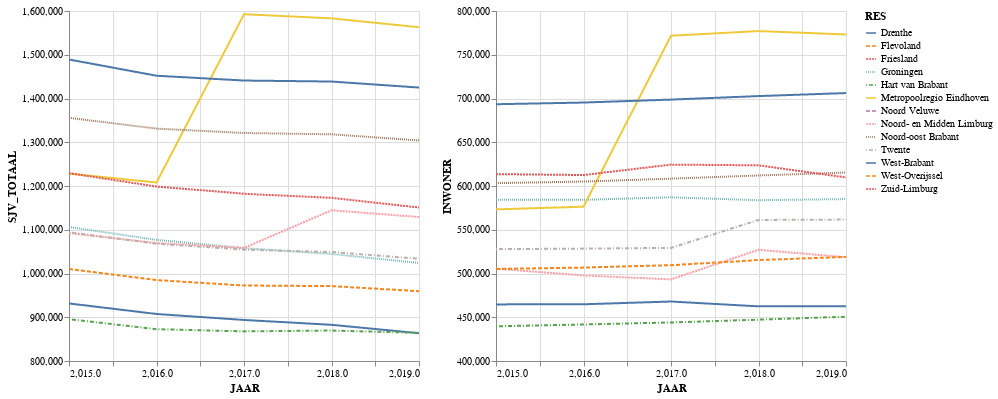

Source (notebook cell):
### Code cell
#adjust limits and clip data

verbruik = alt.Chart(df15_19_RES).mark_line(clip=True).encode(
                     alt.X('JAAR'),
                     alt.Y('SJV_TOTAAL',scale=alt.Scale(domain=(800000, 1600000))),
                     color='RES:N',
                     strokeDash='RES:N',).properties(width=350,height=350)
    
inwoners = alt.Chart(df15_19_RES).mark_line(clip=True).encode(
                     alt.X('JAAR'),
                     alt.Y('INWONER',scale=alt.Scale(domain=(400000, 800000))),
                     color='RES:N',
                     strokeDash='RES:N',).properties(width=350,height=350)
verbruik | inwoners

### Figure 1 — Vega-Lite specification as saved in the notebook (floating-point values rounded to 4 significant figures)
{"config": {"view": {"continuousWidth": 400, "continuousHeight": 300}}, "hconcat": [{"mark": {"type": "line", "clip": true}, "encoding": {"color": {"type": "nominal", "field": "RES"}, "strokeDash": {"type": "nominal", "field": "RES"}, "x": {"type": "quantitative", "field": "JAAR"}, "y": {"type": "quantitative", "field": "SJV_TOTAAL", "scale": {"domain": [800000, 1600000]}}}, "height": 350, "width": 350}, {"mark": {"type": "line", "clip": true}, "encoding": {"color": {"type": "nominal", "field": "RES"}, "strokeDash": {"type": "nominal", "field": "RES"}, "x": {"type": "quantitative", "field": "JAAR"}, "y": {"type": "quantitative", "field": "INWONER", "scale": {"domain": [400000, 800000]}}}, "height": 350, "width": 350}], "data": {"name": "data-59319307a5895165e755017e6adf8c1c"}, "$schema": "https://vega.github.io/schema/vega-lite/v4.8.1.json", "datasets": {"data-59319307a5895165e755017e6adf8c1c": [{"JAAR": 2015, "RES": "Drenthe", "SJV_TOTAAL": 931600.0, "INWONER": 464700.0, "AANSLUITINGEN_AANTAL": 203534}, {"JAAR": 2015, "RES": "Flevoland", "SJV_TOTAAL": 141300.0, "INWONER": 66180.0, "AANSLUITINGEN_AANTAL": 26621}, {"JAAR": 2015, "RES": "Friesland", "SJV_TOTAAL": 171800.0, "INWONER": 102600.0, "AANSLUITINGEN_AANTAL": 49011}, {"JAAR": 2015, "RES": "Groningen", "SJV_TOTAAL": 1106000.0, "INWONER": 584200.0, "AANSLUITINGEN_AANTAL": 275230}, {"JAAR": 2015, "RES": "Hart van Brabant", "SJV_TOTAAL": 895500.0, "INWONER": 439600.0, "AANSLUITINGEN_AANTAL": 195092}, {"JAAR": 2015, "RES": "Metropoolregio Eindhoven", "SJV_TOTAAL": 1228000.0, "INWONER": 573300.0, "AANSLUITINGEN_AANTAL": 236728}, {"JAAR": 2015, "RES": "Noord Veluwe", "SJV_TOTAAL": 248.0, "INWONER": 10430.0, "AANSLUITINGEN_AANTAL": 28}, {"JAAR": 2015, "RES": "Noord- en Midden Limburg", "SJV_TOTAAL": 1093000.0, "INWONER": 505500.0, "AANSLUITINGEN_AANTAL": 217564}, {"JAAR": 2015, "RES": "Noord-oost Brabant", "SJV_TOTAAL": 1356000.0, "INWONER": 603200.0, "AANSLUITINGEN_AANTAL": 264349}, {"JAAR": 2015, "RES": "Twente", "SJV_TOTAAL": 1094000.0, "INWONER": 527800.0, "AANSLUITINGEN_AANTAL": 224285}, {"JAAR": 2015, "RES": "West-Brabant", "SJV_TOTAAL": 1489000.0, "INWONER": 693400.0, "AANSLUITINGEN_AANTAL": 316903}, {"JAAR": 2015, "RES": "West-Overijssel", "SJV_TOTAAL": 1010000.0, "INWONER": 505200.0, "AANSLUITINGEN_AANTAL": 217363}, {"JAAR": 2015, "RES": "Zuid-Limburg", "SJV_TOTAAL": 1229000.0, "INWONER": 613500.0, "AANSLUITINGEN_AANTAL": 295606}, {"JAAR": 2016, "RES": "Drenthe", "SJV_TOTAAL": 907500.0, "INWONER": 464800.0, "AANSLUITINGEN_AANTAL": 204109}, {"JAAR": 2016, "RES": "Friesland", "SJV_TOTAAL": 983.0, "INWONER": 5170.0, "AANSLUITINGEN_AANTAL": 162}, {"JAAR": 2016, "RES": "Groningen", "SJV_TOTAAL": 1077000.0, "INWONER": 584200.0, "AANSLUITINGEN_AANTAL": 276117}, {"JAAR": 2016, "RES": "Hart van Brabant", "SJV_TOTAAL": 872800.0, "INWONER": 441800.0, "AANSLUITINGEN_AANTAL": 195378}, {"JAAR": 2016, "RES": "Metropoolregio Eindhoven", "SJV_TOTAAL": 1208000.0, "INWONER": 576400.0, "AANSLUITINGEN_AANTAL": 237965}, {"JAAR": 2016, "RES": "Noord Veluwe", "SJV_TOTAAL": 241.0, "INWONER": 10380.0, "AANSLUITINGEN_AANTAL": 27}, {"JAAR": 2016, "RES": "Noord- en Midden Limburg", "SJV_TOTAAL": 1070000.0, "INWONER": 497800.0, "AANSLUITINGEN_AANTAL": 218069}, {"JAAR": 2016, "RES": "Noord-oost Brabant", "SJV_TOTAAL": 1331000.0, "INWONER": 605100.0, "AANSLUITINGEN_AANTAL": 265835}, {"JAAR": 2016, "RES": "Twente", "SJV_TOTAAL": 1068000.0, "INWONER": 528400.0, "AANSLUITINGEN_AANTAL": 225006}, {"JAAR": 2016, "RES": "West-Brabant", "SJV_TOTAAL": 1452000.0, "INWONER": 695400.0, "AANSLUITINGEN_AANTAL": 317349}, {"JAAR": 2016, "RES": "West-Overijssel", "SJV_TOTAAL": 984900.0, "INWONER": 506800.0, "AANSLUITINGEN_AANTAL": 218125}, {"JAAR": 2016, "RES": "Zuid-Limburg", "SJV_TOTAAL": 1199000.0, "INWONER": 612600.0, "AANSLUITINGEN_AANTAL": 295941}, {"JAAR": 2017, "RES": "Drenthe", "SJV_TOTAAL": 893800.0, "INWONER": 468000.0, "AANSLUITINGEN_AANTAL": 205249}, {"JAAR": 2017, "RES": "Friesland", "SJV_TOTAAL": 950.0, "INWONER": 5165.0, "AANSLUITINGEN_AANTAL": 162}, {"JAAR": 2017, "RES": "Groningen", "SJV_TOTAAL": 1058000.0, "INWONER": 587100.0, "AANSLUITINGEN_AANTAL": 277162}, {"JAAR": 2017, "RES": "Hart van Brabant", "SJV_TOTAAL": 867700.0, "INWONER": 444000.0, "AANSLUITINGEN_AANTAL": 198079}, {"JAAR": 2017, "RES": "Metropoolregio Eindhoven", "SJV_TOTAAL": 1593000.0, "INWONER": 771700.0, "AANSLUITINGEN_AANTAL": 348635}, {"JAAR": 2017, "RES": "Noord Veluwe", "SJV_TOTAAL": 233.0, "INWONER": 10420.0, "AANSLUITINGEN_AANTAL": 27}, {"JAAR": 2017, "RES": "Noord- en Midden Limburg", "SJV_TOTAAL": 1058000.0, "INWONER": 493300.0, "AANSLUITINGEN_AANTAL": 219493}, {"JAAR": 2017, "RES": "Noord-oost Brabant", "SJV_TOTAAL": 1321000.0, "INWONER": 608400.0, "AANSLUITINGEN_AANTAL": 268771}, {"JAAR": 2017, "RES": "Twente", "SJV_TOTAAL": 1055000.0, "INWONER": 529300.0, "AANSLUITINGEN_AANTAL": 226934}, {"JAAR": 2017, "RES": "West-Brabant", "SJV_TOTAAL": 1441000.0, "INWONER": 698800.0, "AANSLUITINGEN_AANTAL": 321525}, {"JAAR": 2017, "RES": "West-Overijssel", "SJV_TOTAAL": 972600.0, "INWONER": 509500.0, "AANSLUITINGEN_AANTAL": 220340}, {"JAAR": 2017, "RES": "Zuid-Limburg", "SJV_TOTAAL": 1182000.0, "INWONER": 624400.0, "AANSLUITINGEN_AANTAL": 297505}, {"JAAR": 2018, "RES": "Drenthe", "SJV_TOTAAL": 882700.0, "INWONER": 462400.0, "AANSLUITINGEN_AANTAL": 207023}, {"JAAR": 2018, "RES": "Friesland", "SJV_TOTAAL": 947.0, "INWONER": 14440.0, "AANSLUITINGEN_AANTAL": 167}, {"JAAR": 2018, "RES": "Groningen", "SJV_TOTAAL": 1045000.0, "INWONER": 583700.0, "AANSLUITINGEN_AANTAL": 280139}, {"JAAR": 2018, "RES": "Hart van Brabant", "SJV_TOTAAL": 869700.0, "INWONER": 447300.0, "AANSLUITINGEN_AANTAL": 201337}, {"JAAR": 2018, "RES": "Metropoolregio Eindhoven", "SJV_TOTAAL": 1583000.0, "INWONER": 777100.0, "AANSLUITINGEN_AANTAL": 353397}, {"JAAR": 2018, "RES": "Noord Veluwe", "SJV_TOTAAL": 240.0, "INWONER": 10500.0, "AANSLUITINGEN_AANTAL": 27}, {"JAAR": 2018, "RES": "Noord- en Midden Limburg", "SJV_TOTAAL": 1144000.0, "INWONER": 527100.0, "AANSLUITINGEN_AANTAL": 242780}, {"JAAR": 2018, "RES": "Noord-oost Brabant", "SJV_TOTAAL": 1318000.0, "INWONER": 612000.0, "AANSLUITINGEN_AANTAL": 272586}, {"JAAR": 2018, "RES": "Twente", "SJV_TOTAAL": 1049000.0, "INWONER": 561200.0, "AANSLUITINGEN_AANTAL": 229705}, {"JAAR": 2018, "RES": "West-Brabant", "SJV_TOTAAL": 1439000.0, "INWONER": 702800.0, "AANSLUITINGEN_AANTAL": 325482}, {"JAAR": 2018, "RES": "West-Overijssel", "SJV_TOTAAL": 971200.0, "INWONER": 515400.0, "AANSLUITINGEN_AANTAL": 223193}, {"JAAR": 2018, "RES": "Zuid-Limburg", "SJV_TOTAAL": 1173000.0, "INWONER": 623600.0, "AANSLUITINGEN_AANTAL": 300199}, {"JAAR": 2019, "RES": "Drenthe", "SJV_TOTAAL": 863500.0, "INWONER": 462700.0, "AANSLUITINGEN_AANTAL": 208000}, {"JAAR": 2019, "RES": "Friesland", "SJV_TOTAAL": 936.0, "INWONER": 14490.0, "AANSLUITINGEN_AANTAL": 167}, {"JAAR": 2019, "RES": "Groningen", "SJV_TOTAAL": 1024000.0, "INWONER": 585100.0, "AANSLUITINGEN_AANTAL": 281197}, {"JAAR": 2019, "RES": "Hart van Brabant", "SJV_TOTAAL": 864300.0, "INWONER": 450600.0, "AANSLUITINGEN_AANTAL": 203453}, {"JAAR": 2019, "RES": "Metropoolregio Eindhoven", "SJV_TOTAAL": 1563000.0, "INWONER": 773200.0, "AANSLUITINGEN_AANTAL": 356743}, {"JAAR": 2019, "RES": "Noord Veluwe", "SJV_TOTAAL": 223.0, "INWONER": 10460.0, "AANSLUITINGEN_AANTAL": 27}, {"JAAR": 2019, "RES": "Noord- en Midden Limburg", "SJV_TOTAAL": 1129000.0, "INWONER": 518700.0, "AANSLUITINGEN_AANTAL": 243725}, {"JAAR": 2019, "RES": "Noord-oost Brabant", "SJV_TOTAAL": 1304000.0, "INWONER": 615400.0, "AANSLUITINGEN_AANTAL": 274838}, {"JAAR": 2019, "RES": "Twente", "SJV_TOTAAL": 1034000.0, "INWONER": 561600.0, "AANSLUITINGEN_AANTAL": 230958}, {"JAAR": 2019, "RES": "West-Brabant", "SJV_TOTAAL": 1425000.0, "INWONER": 706200.0, "AANSLUITINGEN_AANTAL": 327750}, {"JAAR": 2019, "RES": "West-Overijssel", "SJV_TOTAAL": 959600.0, "INWONER": 518900.0, "AANSLUITINGEN_AANTAL": 225633}, {"JAAR": 2019, "RES": "Zuid-Limburg", "SJV_TOTAAL": 1151000.0, "INWONER": 609800.0, "AANSLUITINGEN_AANTAL": 300770}]}}
